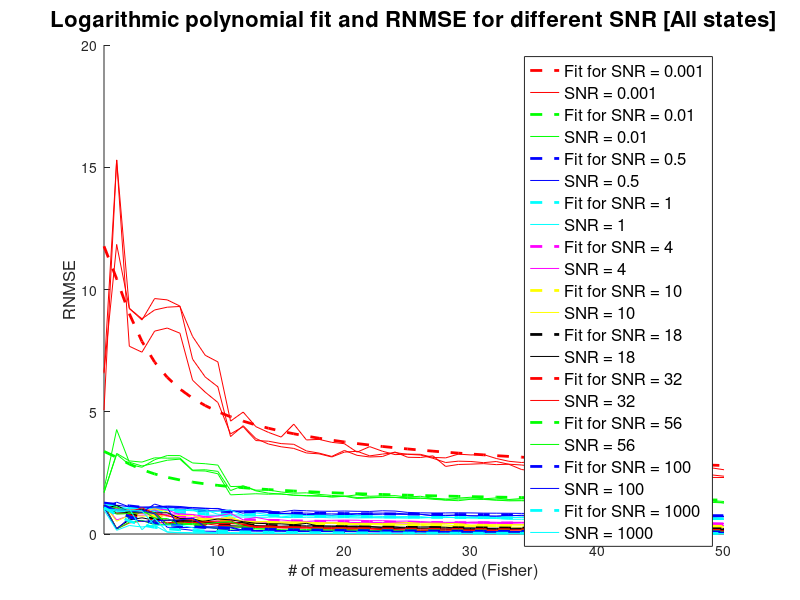

Reproduce this figure in MATLAB. (Note: this script raises an error after producing the figure.)
% Housekeeping
clc;
clear;
close all;

% Load the merged experiment data
load('eachSNR');


legendVector = [];
legendCell = cell(1,length(totalSNR));
beta = zeros(length(totalSNR),2);
% Color vector containg the colors of the lines
colors = {'r','g','b','c','m','y','k','r','g','b','c'};
subselect = 1;
figure;
for j = 1:length(totalSNR)
    % Conveniently then train-val-test for each state
    
    trainX = repmat(subselect:50,1,3);
    
    trainY = [ squeeze(mean(totalMse(j,:,subselect:end,1),2)); ...,
        squeeze(mean(totalMse(j,:,subselect:end,2),2)); ...,
        squeeze(mean(totalMse(j,:,subselect:end,3),2))];
    
%         trainY = [ reshape(squeeze(totalMse(j,:,:,1)), [1 50*200]),  ...,
%             reshape(squeeze(totalMse(j,:,:,2)), [1 50*200]) ...,
%             reshape(squeeze(totalMse(j,:,:,3)), [1 50*200])];
    
    
    % Function model for fitting
    modelfun = @(b,x) b(2) * log(x.^2.3 + 11) .^ b(1);
    %modelfun = @(b,x) b(1).*log(x + b(3)).^(b(2));
    %modelfun = @(b,x) b(1).*squeeze(mean(totalMse(1,:,x,1),2))' + b(2);
    %modelfun = @(b,x) b(2)*(1 - b(1)).^(2.*x) + b(2) ;
%     modelfun = @(b,x) b(1).*(1 - b(2)).^(2.*x) + b(3);

    rng('default');
    opts = statset('nlinfit');
    opts.RobustWgtFun = 'cauchy';
    opts.MaxIter = 1000;
    beta0 = [-1,1];
    
    [beta(j,:),~,J,~,MSE(j),~] = nlinfit(trainX',trainY,modelfun,beta0,opts);
    hold on;
    
    % Let's see how it looks
    h1 = plot(1:50, modelfun(beta(j,:), trainX(:,subselect:50)'),colors{j},'LineStyle', ...,
        '--','LineWidth', 2);
    hold on;
    % Compare to original states
    h2 = plot(1:50, squeeze(mean(totalMse(j,:,:,:),2)),colors{j}, ...,
        'LineWidth', 0.5);
    
    % Save legend object references
    legendVector = [legendVector, h1(1), h2(1)];
    
    % Save legend strings
    legendCell{2*j-1} = ['Fit for SNR = ', num2str(totalSNR(j))];
    legendCell{2*j} = ['SNR = ', num2str(totalSNR(j))];
    
end


legend(legendVector, legendCell, 'FontSize', 12);
title('Logarithmic polynomial fit and RNMSE for different SNR [All states]' , ...,
    'FontSize', 16);
xlabel('# of measurements added (Fisher)', 'FontSize', 12);
ylabel('RNMSE', 'FontSize', 12);
xlim([1 50]);
run('figureFormatter');

% Sccater plot for polynomial values

figure;
plot(10*log10(totalSNR), real(beta(:,1)) ,'red', ...,
    'Marker', 'o', 'LineWidth', 1.5);
xlabel('SNR (dB)', 'FontSize',12);
ylabel('value of fitted coefficient p (inverse rate of convergence)', 'FontSize', 12);
title('Tendency of faster convergence is reflected in coefficients', 'FontSize', 16);
run('figureFormatter');

figure;
plot(10*log10(totalSNR), real(beta(:,2)) ,'red', ...,
    'Marker', 'o', 'LineWidth', 1.5);
xlabel('SNR (dB)', 'FontSize',12);
ylabel('value of fitted coefficient p (inverse rate of convergence)', 'FontSize', 12);
title('Tendency of faster convergence is reflected in coefficients', 'FontSize', 16);
run('figureFormatter');

figure;
plot(10*log10(totalSNR),MSE); 
